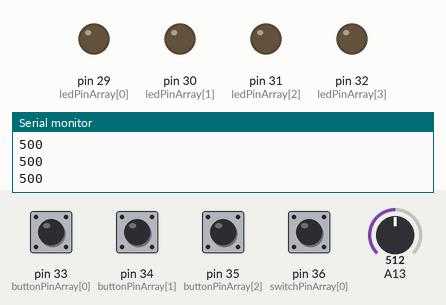
A sketch run on a simulated Arduino Mega 2560, built with avr-gcc and run on an emulated ATmega2560. Shown: output pins drawn as LEDs (lit = HIGH), the last lines printed to the serial monitor. Inputs (shaded band) come from the test bench; at power-on: pin 36 (switchPinArray[0]) HIGH, pin 33 (buttonPinArray[0]), pin 34 (buttonPinArray[1]), pin 35 (buttonPinArray[2]) LOW, A13 = 512. Random numbers use the default seed unless the sketch sets one.

Above: at 1.2 s.
1.3 s: pin 33 (buttonPinArray[0]) pulled HIGH for 0.15 s
At 1.7 s:
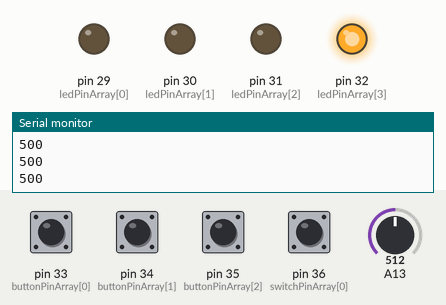
4.4 s: pin 33 (buttonPinArray[0]) pulled HIGH for 1 s
At 6.09 s:
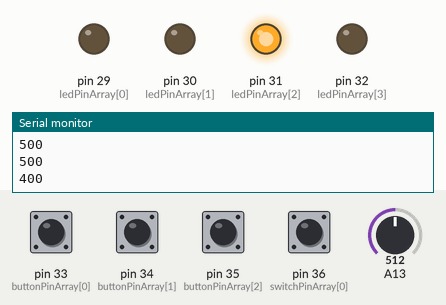
8.1 s: pin 34 (buttonPinArray[1]) pulled HIGH for 0.15 s
At 8.5 s:
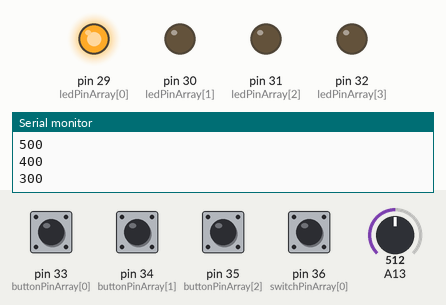
Timing chart, 0 to 13.2 s (numbered marks = the images above; inputs shaded):
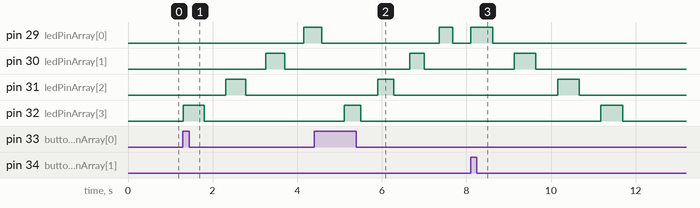

The sketch:

Digital_LEC_W4.ino
```cpp
int ledPinArray[4] = { 29, 30, 31, 32 };
int buttonPinArray[3] = { 33, 34, 35 };
int switchPinArray[1] = { 36 };

int totalLeds = 4;
int totalButtons = 3;

int inCrease = 500;
int potValue = 0;

long randNumber;
long randNumber2;

void setup() {
  Serial.begin(9600);
  for (int i = 0; i < totalLeds; i++) {
    pinMode(ledPinArray[i], OUTPUT);
  }
  for (int i = 0; i < totalButtons; i++) {
    pinMode(buttonPinArray[i], INPUT);
  }
  pinMode(switchPinArray[0], INPUT);
  randomSeed(analogRead(0));
}

void loop() {
  potValue = analogRead(A13);
  Serial.println(inCrease);
  randNumber = random(300);
  delay(100);
  if (digitalRead(buttonPinArray[0]) == HIGH) {
    for (int i = 3; i >= 0; i--) {
      digitalWrite(ledPinArray[i], HIGH);
      delay(inCrease);
      digitalWrite(ledPinArray[i], LOW);
      delay(inCrease);
      inCrease -= 25;
      if (inCrease < 0) {
        inCrease = 0;
        for (int i = 3; i >= 0; i--) {
          digitalWrite(ledPinArray[i], LOW);
          delay(inCrease);
        }
        inCrease = 500;
      }  //The inCrease variable is used like a count down so the sequence starts at 500ms and then goes faster and faster until the delay hits 0. Sort of like a time bomb.
    }
  }
  if (digitalRead(switchPinArray[0]) == LOW) {
    if (digitalRead(buttonPinArray[1]) == HIGH) {
      for (int i = 3; i >= 0; i--) {
        digitalWrite(ledPinArray[i], HIGH);
        delay(potValue);
        digitalWrite(ledPinArray[i], LOW);
        delay(potValue);
      }
    }
  }
  if (digitalRead(switchPinArray[0]) == HIGH) {
    if (digitalRead(buttonPinArray[1]) == HIGH) {
      for (int i = 0; i < totalLeds; i++) {
        digitalWrite(ledPinArray[i], HIGH);
        delay(potValue);
        digitalWrite(ledPinArray[i], LOW);
        delay(potValue);
      }
    }
  }
  if (digitalRead(buttonPinArray[2]) == HIGH) {
    int randNumber2 = random(0, 4);
    digitalWrite(ledPinArray[randNumber2], HIGH);
    delay(potValue);
    digitalWrite(ledPinArray[randNumber2], LOW);
    delay(potValue);
  }
}
```

Measured:
- after the input at 1.3 s, pin 29 (ledPinArray[0]): LOW → HIGH after 2.9 s; pin 30 (ledPinArray[1]): LOW → HIGH after 2.0 s, → LOW 0.45 s later; pin 31 (ledPinArray[2]): LOW → HIGH after 1.0 s, → LOW 0.48 s later; pin 32 (ledPinArray[3]): LOW → HIGH at once, → LOW 0.50 s later
- after the input at 4.4 s, pin 30 (ledPinArray[1]): LOW → HIGH after 2.3 s, → LOW 0.35 s later; pin 31 (ledPinArray[2]): LOW → HIGH after 1.5 s, → LOW 0.38 s later; pin 32 (ledPinArray[3]): LOW → HIGH after 0.71 s, → LOW 0.40 s later
- after the input at 8.1 s, pin 29 (ledPinArray[0]): LOW → HIGH at once, → LOW 0.51 s later; pin 30 (ledPinArray[1]): LOW → HIGH after 1.0 s, → LOW 0.51 s later; pin 31 (ledPinArray[2]): LOW → HIGH after 2.1 s, → LOW 0.51 s later; pin 32 (ledPinArray[3]): LOW → HIGH after 3.1 s, → LOW 0.51 s later
